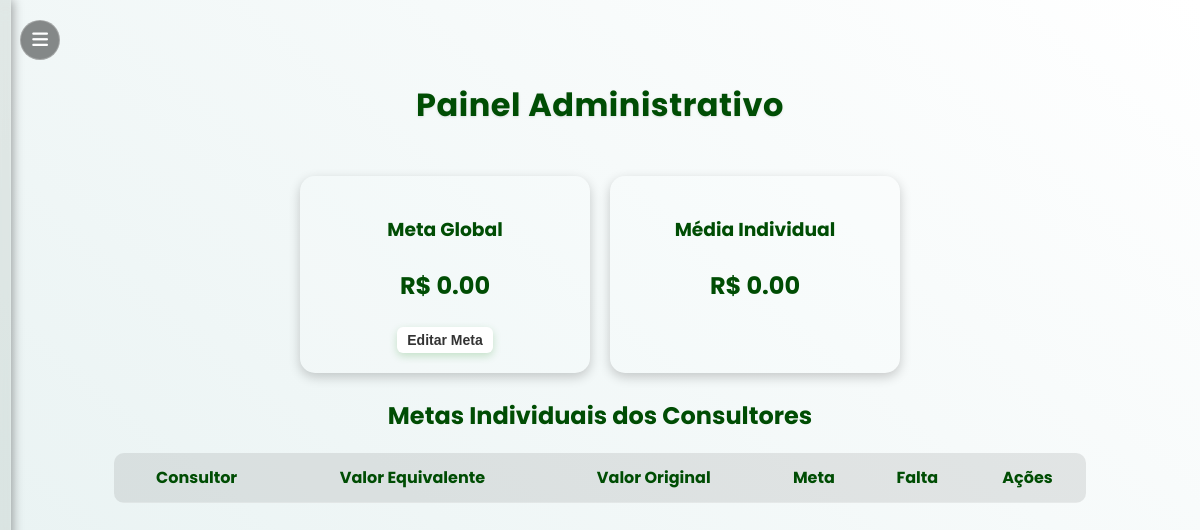
Before: /painel_admin (signed in) with the older database file.
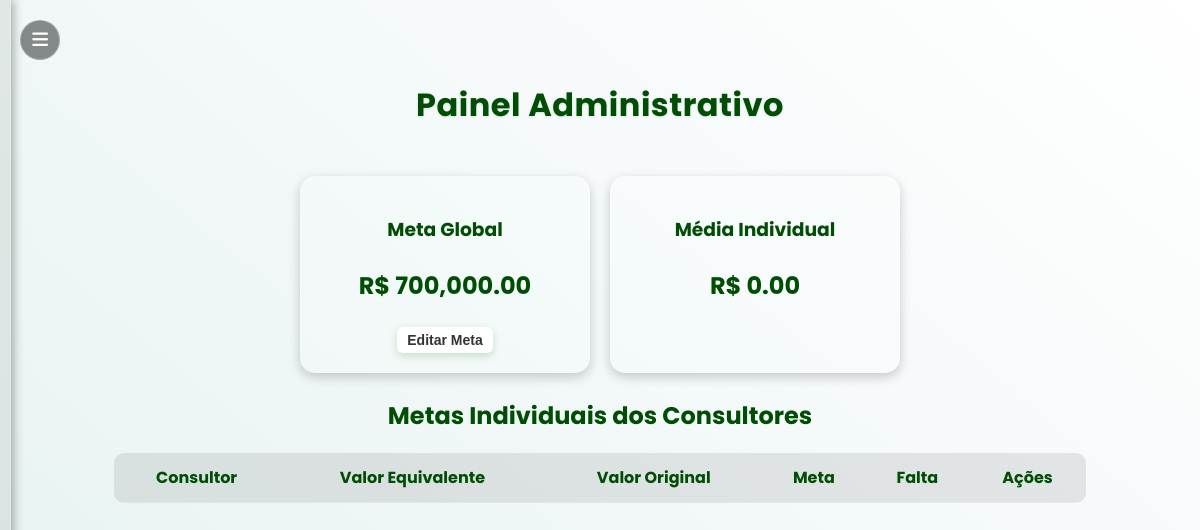
After: the same page with the newer database file.
### tables this page shows
CREATE TABLE metas_globais (
                id INTEGER PRIMARY KEY AUTOINCREMENT,
                valor REAL
            );

### app.py (the view)
@app.route("/painel_admin", methods=["GET"])
def painel_admin():
    if "user" not in session or session["role"] != "admin":
        return redirect(url_for("login"))
    mes = request.args.get("mes") or datetime.now().strftime("%Y-%m")
    ano, mes_num = mes.split("-")
    conn = get_conn()
    cur = conn.cursor()
    ph = "?" if isinstance(conn, sqlite3.Connection) else "%s"
    cur.execute("""
        CREATE TABLE IF NOT EXISTS metas_globais (
            id INTEGER PRIMARY KEY AUTOINCREMENT,
            valor REAL
        )
    """ if isinstance(conn, sqlite3.Connection) else """
        CREATE TABLE IF NOT EXISTS metas_globais (
            id SERIAL PRIMARY KEY,
            valor NUMERIC(12,2)
        )
    """)
    cur.execute("""
        CREATE TABLE IF NOT EXISTS metas_individuais (
            id INTEGER PRIMARY KEY AUTOINCREMENT,
            consultor TEXT UNIQUE,
            meta REAL
        )
    """ if isinstance(conn, sqlite3.Connection) else """
        CREATE TABLE IF NOT EXISTS metas_individuais (
            id SERIAL PRIMARY KEY,
            consultor TEXT UNIQUE,
            meta NUMERIC(12,2)
        )
    """)
    query = f"""
        SELECT u.nome AS consultor,
               COALESCE(SUM(p.valor_equivalente), 0) AS total_eq,
               COALESCE(SUM(p.valor_original), 0) AS total_or,
               COALESCE(m.meta, 0) AS meta,
               (COALESCE(m.meta, 0) - COALESCE(SUM(p.valor_equivalente), 0)) AS falta
        FROM users u
        LEFT JOIN propostas p
            ON u.nome = p.consultor
           AND {"strftime('%Y-%m', p.data)" if isinstance(conn, sqlite3.Connection) else "TO_CHAR(p.data, 'YYYY-MM')"} = {ph}
        LEFT JOIN metas_individuais m
            ON u.nome = m.consultor
        WHERE u.role != 'admin'
        GROUP BY u.nome, m.meta
        ORDER BY total_eq DESC;
    """
    cur.execute(query, (f"{ano}-{mes_num}%",))
    ranking = cur.fetchall()
    cur.execute("SELECT valor FROM metas_globais ORDER BY id DESC LIMIT 1;")
    meta_global_row = cur.fetchone()
    meta_global = meta_global_row[0] if meta_global_row else 0
    media_usuarios = (sum([r[3] or 0 for r in ranking]) / len(ranking)) if ranking else 0
    conn.close()
    return render_template("painel_admin.html", ranking=ranking, meta_global=meta_global,
                           media_usuarios=media_usuarios, mes_atual=mes)

### app.py (called while the page is built)
def get_conn():
    if DATABASE_URL and psycopg2:
        return psycopg2.connect(DATABASE_URL, sslmode="require")
    else:
        return sqlite3.connect(LOCAL_DB, check_same_thread=False)

### templates/painel_admin.html (shortened to what this page needs)
{% extends "base.html" %}
{% block content %}
<div class="painel-admin">
  <div class="topo-admin">
    <h1>Painel Administrativo</h1>
  </div>
  <div class="box-metas">
    <div class="card-meta">
      <h3>Meta Global</h3>
      <p class="valor">R$ {{ "{:,.2f}".format(meta_global or 0) }}</p>
      <button class="btn-editar" onclick="abrirMetaGlobal()">Editar Meta</button>
    </div>
    <div class="card-meta">
      <h3>Média Individual</h3>
      <p class="valor">R$ {{ "{:,.2f}".format(media_usuarios or 0) }}</p>
    </div>
  </div>
  <div class="tabela-admin">
    <h2>Metas Individuais dos Consultores</h2>
    <table>
      <thead>
        <tr>
          <th>Consultor</th>
          <th>Valor Equivalente</th>
          <th>Valor Original</th>
          <th>Meta</th>
          <th>Falta</th>
          <th>Ações</th>
        </tr>
      </thead>
    </table>
  </div>
</div>
{% endblock %}

### templates/base.html (shortened to what this page needs)
<!DOCTYPE html>
<html lang="pt-BR">
<head>
    <link rel="stylesheet" href="{{ url_for('static', filename='style.css') }}">
    <link rel="stylesheet" href="https://cdnjs.cloudflare.com/ajax/libs/font-awesome/6.5.0/css/all.min.css">
</head>
<body class="pagina">
    <button class="menu-toggle" id="menuToggle">
        <i class="fa-solid fa-bars"></i>
    </button>
    <div class="sidebar" id="sidebar">
    </div>
    <div class="content">
        {% block content %}{% endblock %}
    </div>
</body>
</html>

### static/style.css (style rules this page uses)
:root { --gradiente-inicio: #e6f1f1; --gradiente-fim: #ffffff; --cor-texto: #004d04; --bg-container: rgba(255, 255, 255, 0.12); --bg-input: rgba(255, 255, 255, 0.15); }
body.pagina { background: linear-gradient(40deg, var(--gradiente-inicio), var(--gradiente-fim)); font-family: 'Poppins', sans-serif; color: var(--cor-texto); min-height: 100vh; margin: 0; transition: 0.4s ease; font-family: 'Poppins', sans-serif !important; overflow-y: auto; font-family: 'Poppins', sans-serif !important; }
.sidebar { width: 230px; height: 100vh; position: fixed; left: 0; top: 0; background: rgba(0, 40, 12, 0.068); backdrop-filter: blur(15px); -webkit-backdrop-filter: blur(15px); display: flex; flex-direction: column; justify-content: space-between; padding: 25px 20px; border-right: 1px solid rgba(255, 255, 255, 0.13); box-shadow: 2px 0 10px rgba(0, 0, 0, 0.35); transform: translateX(-260px); transition: transform 0.35s ease; z-index: 998; padding-bottom: 20px; }
.menu-toggle { position: fixed; top: 20px; left: 20px; z-index: 2001; width: 40px; height: 40px; border-radius: 25px; background: rgba(0, 0, 0, 0.45); border: 1px solid rgba(255, 255, 255, 0.25); display: flex; align-items: center; justify-content: center; cursor: pointer; font-size: 18px; color: white; transition: 0.3s ease; }
.content { margin-left: 0; transition: margin-left 0.4s; padding: 60px; text-align: center; }
.btn-editar, .btn-excluir { padding: 6px 10px; border-radius: 8px; text-decoration: none; color: white; font-size: 14px; margin: 0 3px; transition: 0.3s; }
.btn-editar { background-color: #009900; }
.painel-admin { width: 90%; margin: auto; color: var(--cor-texto); }
.topo-admin { display: flex; justify-content: center; align-items: center; margin-bottom: 25px; }
.topo-admin h1 { text-align: center; font-weight: 700; color: var(--cor-texto); letter-spacing: 0.5px; text-shadow: 0 1px 3px rgba(0, 0, 0, 0.1); }
.btn-filtrar, .btn-editar { background: linear-gradient(90deg, #009b2d, #00c447); border: none; border-radius: 8px; color: var(--cor-texto); font-weight: 600; cursor: pointer; padding: 6px 14px; box-shadow: 0 3px 8px rgba(0, 128, 0, 0.2); transition: background 0.2s, transform 0.15s ease; }
.box-metas { display: flex; gap: 20px; flex-wrap: wrap; justify-content: center; margin-bottom: 25px; }
.card-meta { background: rgba(255, 255, 255, 0.1); padding: 20px; border-radius: 15px; min-width: 250px; text-align: center; box-shadow: 0 4px 12px rgba(0, 0, 0, 0.2); }
.card-meta h3 { margin-bottom: 8px; }
.card-meta .valor { font-size: 24px; font-weight: bold; }
.tabela-admin table { width: 100%; border-collapse: collapse; background: rgba(100, 100, 100, 0.144); border-radius: 10px; overflow: hidden; }
.tabela-admin th, .tabela-admin td { padding: 12px; text-align: center; border-bottom: 1px solid rgba(255, 255, 255, 0.2); }
.btn-editar { background: #fff; color: #333; border: none; padding: 5px 10px; border-radius: 6px; cursor: pointer; transition: 0.3s; }

Changed rows visible on the page:
added metas_globais: valor "700,000.00"
Other visible differences:
{{ "{:,.2f}".format(meta_global or 0) }}: "0.00" → (not shown)
